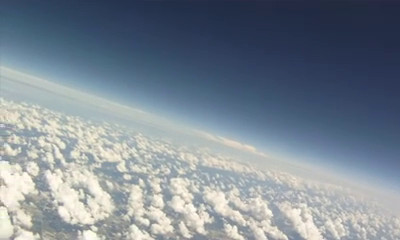
//> input picture balloon/communication/test_image.jpeg, 400 x 240 px
$ ./main ../../../../../communication/test_image.jpeg   (built with g++ and OpenCV 4)
//> lines starting //> are read from the running program, lines starting //| are printed output that depends on the picture
### balloon/camera/imageprocessing/src/main/cpp/logging/logging.hpp
//
// Created by timoveldt on 5/29/15.
//

#ifndef IMAGEPROCESSING_LOGGING_HPP
#define IMAGEPROCESSING_LOGGING_HPP

#include <string>

namespace logging {
    class Logger {

    public:
        virtual void trace(const std::string &format) const = 0;

        virtual void debug(const std::string &format) const = 0;

        virtual void info(const std::string &format) const = 0;

        virtual void warn(const std::string &format) const = 0;

        virtual void error(const std::string &format) const = 0;
    };

    const Logger * const getLogger(const std::string &source);
}

#endif //IMAGEPROCESSING_LOGGING_HPP

### balloon/camera/imageprocessing/src/main/cpp/imageprocessing/imageprocessor.hpp
#ifndef IMAGEPROCESSOR_H
#define IMAGEPROCESSOR_H

#include <string>
#include <memory>

#ifdef TRACE_LOGGING // TODO fix logging and debug builds.
#include <iostream>
#endif /* TRACE_LOGGING */

namespace imageprocessor {
    class Result {
    public:
        const bool send;
        const std::string sourceImageFile;
        const std::string editedImageFile;
        const std::string message;

        Result(bool send, std::string sourceImageFile, std::string editedImageFile, std::string message)
                : send{send},
                  sourceImageFile{
                          sourceImageFile},
                  editedImageFile{
                          editedImageFile},
                  message{message} { }

#ifdef TRACE_LOGGING
			~Result() {
				std::cout << "Destroying Result" <<std::endl;
			}
#endif /* TRACE_LOGGING */
    };

    class Input {
    public:
        const std::string imageFile;

        Input(std::string imageFile) : imageFile{imageFile} { }
    };

    //const Result* const processImage(const Input* const input);
    std::unique_ptr<const Result> processImage(const Input *const input);
}

#endif /* IMAGEPROCESSOR_H */

### balloon/camera/imageprocessing/src/main/cpp/logging/logging.cpp
//
// Created by timoveldt on 5/29/15.
//

#include "logging.hpp"

#include <vector>
#include <map>
#include <memory>
#include <iostream>
#include <sstream>
#include <iomanip>

#include <mutex>

#ifndef LOGGER_LEVEL
#define LOGGER_LEVEL 0
#endif /* LOGGER_LEVEL */

#define TRACE 5
#define DEBUG 4
#define INFO 3
#define WARN 2
#define ERROR 1

namespace logging {
    std::mutex loggingMutex;

    class LoggerImpl : Logger {
    public:
        const std::string source;

        LoggerImpl(std::string source) : source(source) { }

        ~LoggerImpl() {
            this->trace("Closed logger.");
        }

    private:
        virtual void trace(const std::string &format) const override;

        virtual void debug(const std::string &format) const override;

        virtual void info(const std::string &format) const override;

        virtual void warn(const std::string &format) const override;

        virtual void error(const std::string &format) const override;

        void log(const std::string &level, const std::string &format) const;
    };


    struct LoggerComparator {
        bool operator()(const std::unique_ptr<const LoggerImpl> &lhs,
                        const std::unique_ptr<const LoggerImpl> &rhs) const {
            return lhs->source.compare(rhs->source) == 0;
        }
    };

    const Logger *const getLogger(const std::string &source) {
        static std::vector<std::unique_ptr<const LoggerImpl>> loggers;
        static std::map<std::string, const LoggerImpl *> loggerMap;

        const LoggerImpl *instance = loggerMap[source];
        if (instance == 0) {
            instance = new LoggerImpl(source);
            loggerMap[source] = instance;
            std::unique_ptr<const LoggerImpl> logger(instance);
            loggers.push_back(std::move(logger));
        }

        return (const Logger *const) instance;
    }

    // [12 lines left out: function streamTime, not called in this run]

    void LoggerImpl::trace(const std::string &format) const {
#if LOGGER_LEVEL>=TRACE
        log("TRACE", format);
#endif /* LOGGER_LEVEL */
    }

    // [5 lines left out: function debug, not called in this run]

    void LoggerImpl::info(const std::string &format) const {
#if LOGGER_LEVEL>=INFO
        log("INFO", format);
#endif /* LOGGER_LEVEL */
    }

    void LoggerImpl::warn(const std::string &format) const {
#if LOGGER_LEVEL>=WARN
        log("WARN", format);
#endif /* LOGGER_LEVEL */
    }

    // [17 lines left out: functions error, log, not called in this run]
}

### balloon/camera/imageprocessing/src/main/cpp/imageprocessing/imageprocessor.cpp
#include "imageprocessor.hpp"

#include <logging.hpp>

#include <opencv2/opencv.hpp>

namespace imageprocessor {

    using namespace cv;

    class ResultBuilder {
    public:
        bool send;
        std::string sourceImageFile;
        std::string editedImageFile;
        std::string message;

        const Result *const build() {
            return new Result(send, sourceImageFile, editedImageFile, message);
        }
    };

    const int calculateMeanFrom1DimensionalHistogram(const int &numberOfBins, const Mat &histogram);

    const bool isHistogramClean(const Mat &image);

    const bool isImageSharpEnough(const Mat &image);

    void greyScaleHistogram(const Mat *image);

    ResultBuilder &analyzeImage(ResultBuilder &resultBuilder, const Mat &image);

    static const logging::Logger * const logger = logging::getLogger("imageprocessing");

    std::unique_ptr<const Result> processImage(const Input *const input) {
        logger->info("Processing " + input->imageFile);
        ResultBuilder resultBuilder;
        resultBuilder.sourceImageFile = input->imageFile;
        resultBuilder.send = false;
        resultBuilder.message = "Processing...";

        Mat image;
        image = imread(input->imageFile, CV_LOAD_IMAGE_ANYCOLOR);
//> jemoeder.jpg cannot be read in this run, so this picture is empty

        if (!image.data) {
            logger->warn("No image data, skipping actual processing... (image: " + input->imageFile + ").");
        } else {
            resultBuilder.message = "Starting analysis...";
            resultBuilder = analyzeImage(resultBuilder, image);
        }
        logger->info("Done with image, preparing to return result (image: " + input->imageFile + ").");
        std::unique_ptr<const Result> resultPtr(resultBuilder.build());
        return std::move(resultPtr);
    }

    // [17 lines left out: function analyzeImage, not called in this run]

    /**
     *
     */
    // [89 lines left out: functions isImageSharpEnough, calculateMeanFrom1DimensionalHistogram, calculateStandardDeviationFrom1DimensionalHistogram, greyScaleHistogram, isHistogramClean, not called in this run]
}

### balloon/camera/imageprocessing/src/main/cpp/main.cpp
#include <opencv2/opencv.hpp>

#include <imageprocessor.hpp>
#include <logging.hpp>

using namespace cv;
using namespace imageprocessor;
using namespace logging;

const Logger * const logger = getLogger("main");


int main(int argc, char **argv) {
    logger->info("Started main...");
    logger->trace("Je MOEDER was here!");
    const Input *const input = new Input("/usr/local/jemoeder.jpg");
    const std::unique_ptr<const Result> result = imageprocessor::processImage(input);

    logger->info(result->message);

    if (argc != 2) {
        printf("usage: DisplayImage.out <Image_Path>\n");
        return -1;
    }

    Mat image;
    image = imread(argv[1], 1);
//> image is the input picture: 240 rows x 400 cols, CV_8UC3; mean B, G, R 146.5, 135.4, 124.3

    if (!image.data) {
        printf("No image data \n");
        return -1;
    }
    namedWindow("Display Image", WINDOW_AUTOSIZE);
    imshow("Display Image", image);

    /// Separate the image in 3 places ( B, G and R )
    vector<Mat> bgr_planes;
    split(image, bgr_planes);
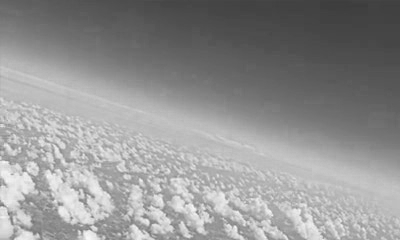
//> bgr_planes[0]: 240 rows x 400 cols, CV_8UC1; min 61, max 248, mean 146.5
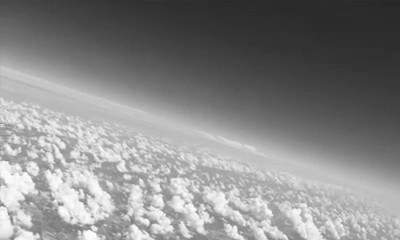
//> bgr_planes[1]: 240 rows x 400 cols, CV_8UC1; min 39, max 255, mean 135.4
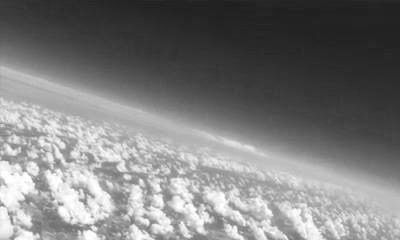
//> bgr_planes[2]: 240 rows x 400 cols, CV_8UC1; min 31, max 255, mean 124.3

    /// Establish the number of bins
    int histSize = 256;

    /// Set the ranges ( for B,G,R) )
    float range[] = {0, 256};
    const float *histRange = {range};

    bool uniform = true;
    bool accumulate = false;

    Mat b_hist, g_hist, r_hist;

    /// Compute the histograms:
    calcHist(&bgr_planes[0], 1, 0, Mat(), b_hist, 1, &histSize, &histRange, uniform, accumulate);
//> b_hist = 256 values, max 1794 at index 190, min 0 at index 0, mean 375
    calcHist(&bgr_planes[1], 1, 0, Mat(), g_hist, 1, &histSize, &histRange, uniform, accumulate);
//> g_hist = 256 values, max 1558 at index 44, min 0 at index 0, mean 375
    calcHist(&bgr_planes[2], 1, 0, Mat(), r_hist, 1, &histSize, &histRange, uniform, accumulate);
//> r_hist = 256 values, max 2380 at index 35, min 0 at index 0, mean 375

    // Draw the histograms for B, G and R
    int hist_w = 512;
    int hist_h = 400;
    int bin_w = cvRound((double) hist_w / histSize);

    Mat histImage(hist_h, hist_w, CV_8UC3, Scalar(0, 0, 0));

    /// Normalize the result to [ 0, histImage.rows ]
    normalize(b_hist, b_hist, 0, histImage.rows, NORM_MINMAX, -1, Mat());
//> b_hist = 256 values, max 400 at index 190, min 0 at index 0, mean 83.61
    normalize(g_hist, g_hist, 0, histImage.rows, NORM_MINMAX, -1, Mat());
//> g_hist = 256 values, max 400 at index 44, min 0 at index 0, mean 96.28
    normalize(r_hist, r_hist, 0, histImage.rows, NORM_MINMAX, -1, Mat());
//> r_hist = 256 values, max 400 at index 35, min 0 at index 0, mean 63.03

    /// Draw for each channel
    for (int i = 1; i < histSize; i++) {
        line(histImage, Point(bin_w * (i - 1), hist_h - cvRound(b_hist.at<float>(i - 1))),
             Point(bin_w * (i), hist_h - cvRound(b_hist.at<float>(i))),
             Scalar(255, 0, 0), 2, 8, 0);
        line(histImage, Point(bin_w * (i - 1), hist_h - cvRound(g_hist.at<float>(i - 1))),
             Point(bin_w * (i), hist_h - cvRound(g_hist.at<float>(i))),
             Scalar(0, 255, 0), 2, 8, 0);
        line(histImage, Point(bin_w * (i - 1), hist_h - cvRound(r_hist.at<float>(i - 1))),
             Point(bin_w * (i), hist_h - cvRound(r_hist.at<float>(i))),
             Scalar(0, 0, 255), 2, 8, 0);
    }
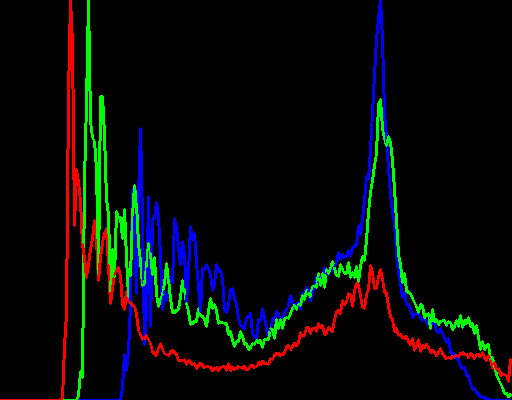
//> histImage: 400 rows x 512 cols, CV_8UC3; mean B, G, R 8.8, 9.8, 6.8

    int sum = 0;
    for (int i = 1; i < histSize; i++) {
        std::cout << i << ": " << cvRound(r_hist.at<float>(i)) << std::endl;


        sum += (i * r_hist.at<float>(i));
    }
//> this loop made 255 passes
//> sum on passes 1 to 3: 0, 0, 0
//| 1: 0
//| 2: 0
//| 3: 0
//| 4: 0
//| 5: 0
//| 6: 0
//| 7: 0
//| 8: 0
//> (output is shown up to pass 8 of 255)
//> after the loop, sum = 2006062

    std::cout << "Mean: " << sum / histSize << std::endl;
//| Mean: 7836

    /// Display
    namedWindow("calcHist Demo", CV_WINDOW_AUTOSIZE);
    imshow("calcHist Demo", histImage);

    waitKey(0);

    return 0;
}
